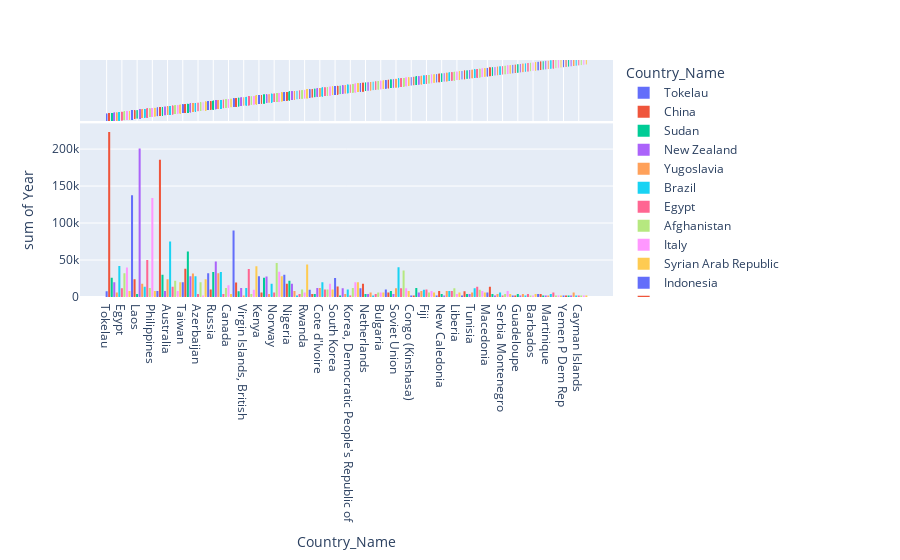

Source (notebook cell):
### Code cell
fig = px.histogram(df, x="Country_Name", y="Year", color="Country_Name", marginal="rug",
                   hover_data=df.columns)
fig.show()
